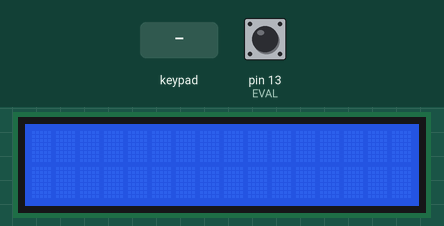
Recording of a sketch running on a simulated Arduino Uno, built with avr-gcc and run on an emulated ATmega328P. Parts: 16×2 character LCD. Wiring (inferred from the names in the program): 4×4 keypad with keys 1 5 9 * 2 6 0 / 3 7 + ( 4 8 - ): rows pin 2, pin 3, pin 4, pin 5; columns pin 6, pin 7, pin 8, pin 9. The test bench sets the inputs (shaded band); at power-on: pin 13 (EVAL) HIGH. What the sketch prints to the serial monitor is not drawn.

Above: at 1.2 s.
1.3 s: keypad keys 2 3 4 5 * pressed 0.4 s apart
At 6.2 s:
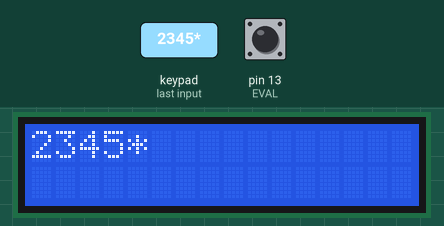
6.3 s: pin 13 (EVAL) pulled LOW for 1 s
At 7.6 s:
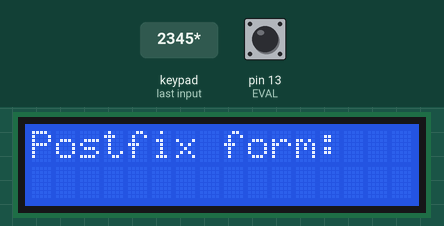
10.3 s: key '/' pressed
At 12.1 s:
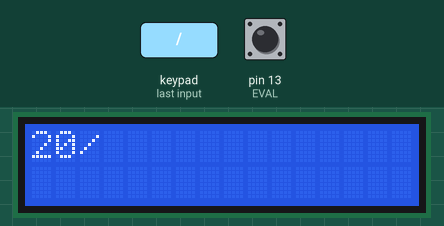
12.4 s: key '*' pressed
At 13.0 s:
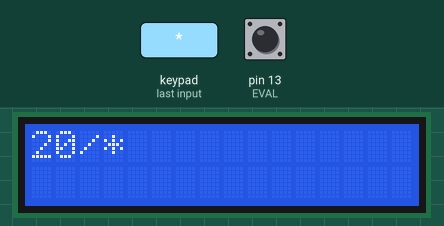
14.0 s: pin 13 (EVAL) pulled LOW for 0.15 s
At 15.4 s:
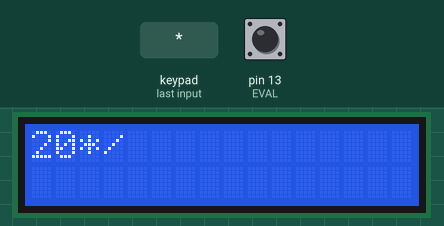
17.1 s: key '(' pressed
At 18.6 s:
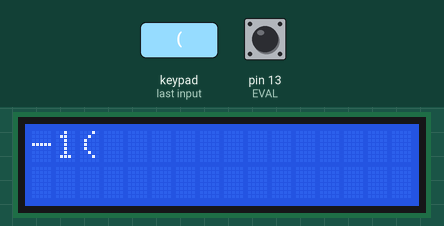
Timing chart, 0 to 20.1 s (numbered marks = the images above; inputs shaded):
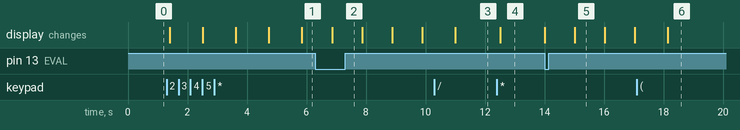

The sketch:

calculator.ino
```cpp
//define button that triggers eval
#define EVAL 13

#include <LiquidCrystal_I2C.h>
#include "postfix.h"

LiquidCrystal_I2C lcd(0x27, 16, 2);

const int rows = 4;
const int cols = 4;

//mapping the keys of the keypad to characters
char keymap[rows][cols] = {
  {'1', '5', '9', '*'},
  {'2', '6', '0', '/'},
  {'3', '7', '+', '('},
  {'4', '8', '-', ')'}
};

//row and column pins
byte rPins[rows] = {2, 3, 4, 5};
byte cPins[cols] = {6, 7, 8, 9};

Stiva stv;
Stiva Op;

String s = "";

void setup() {
  //initializing stacks for the evalutaion functions
  Init(stv);
  Init(Op);
  //init functions for the lcd
  lcd.init();
  lcd.clear();
  lcd.backlight();
  lcd.setCursor(0, 0);

  Serial.begin(9600);
  //setting every button as digital-high
  pinMode(EVAL, INPUT_PULLUP);
  for (int i = 0; i < rows; i++) {
    pinMode(rPins[i], INPUT_PULLUP);
  }
  for (int i = 0; i < cols; i++) {
    pinMode(cPins[i], OUTPUT);
    digitalWrite(cPins[i], HIGH);
  }
}


void loop() {
  char key = polling();

  if (key != ' ') {
    s.concat(key);
    lcd.clear();
    print_S(s);
  }
  if (!digitalRead(EVAL)) {
    //obtain and display postfix form of infix form
    String form = postfix(stv, s);
    print_S("Postfix form:");
    print_S(form);
    //calculate and display the result
    print_S("Result:");
    s = postfixeval(Op, form);
    print_S(s);
  }
}

//getting the value of the key pressed w/ polling
char polling() {
  char key = ' ';

  for (int i = 0; i < cols; i++) {
    //activate a column
    digitalWrite(cPins[i], LOW);

    for (int j = 0; j < rows; j++) {
      // check if any row is digital low (the coresponding button has been pressed)
      if (digitalRead(rPins[j]) == LOW) {
        delay(100);
        // debounce delay
        if (digitalRead(rPins[j]) == LOW) {
          key = keymap[j][i];
          break;
        }
      }
    }

    //deactivate column
    digitalWrite(cPins[i], HIGH);

    //exit the loop if keypress detected
    if (key != ' ') {
      break;
    }
  }

  return key;
}

//print function for the lcd to
void print_S(String s) {
  lcd.clear();
  int len = s.length();
  if (len <= 32) {
    lcd.print(s);
    Serial.println(s);
    if (len >= 16) {
      lcd.setCursor(0, 1);
      lcd.print(s.substring(16));
    }
  }
  else {
    lcd.clear();
    lcd.print("Character limit!");
    delay(400);
    lcd.clear();
    s = s.substring(0, s.length() - 1);
    print_S(s);
  }
  delay(1000);
}
```

functii.cpp
```cpp
#include"postfix.h"
//functions for a dinamically allocated stack structure
void Init(Stiva& s) {
	s = 0;
}
bool IsEmpty(Stiva s) {
	if (s)
		return 0;
	else
		return 1;
}
String Top(Stiva s) {
	return s->value;
}
void Pop(Stiva& s) {
	Element* p = new Element;
	if (!IsEmpty(s)) {
		p = s;
		p = p->next;
		free(s);
		s = p;
	}
}
void Push(Stiva& s, String x) {
	Element* p = new Element;
	p->value = x;
	p->next = s;
	s = p;
}
//function that returns the postfix form of infix expression
String postfix(Stiva& s,String sir) {
	String rez = "";
	int i = 0;
	while (i <= sir.length() - 1) {
		if (isdigit(sir[i])) {
			rez = rez + sir[i];
		}
		else
		{
			if (sir[i] == '(')
				Push(s, String(sir[i]));
			else {
				if (sir[i] == ')') {
					while (!IsEmpty(s) && Top(s) != ")") {
						if (Top(s) != "(")
							rez = rez + Top(s);
						Pop(s);
					}
				}
				else
					if (sir[i] == '+' || sir[i] == '-') {
						while (!IsEmpty(s) && (Top(s) == "*" || Top(s) == "/")) {
								rez = rez + Top(s);
							Pop(s);
						}
						Push(s, String(sir[i]));
					}
							else
							{
								Push(s, String(sir[i]));
							}
			}
		}
		i++;
	}
	while (!IsEmpty(s)) {
		rez = rez + Top(s);
		Pop(s);
	}
	return rez;
}
//function that evaluates the postfix form of an expression
String postfixeval(Stiva& Op, String forma){
int i = 0;
while (i <= forma.length() - 1) {
	if (isdigit(forma[i])) {
		Push(Op, String(forma[i]));
	}
	else
		if (!isdigit(int(forma[i]))) {
			int num1 = Top(Op).toInt();
			Pop(Op);
			int num2 = Top(Op).toInt();
			Pop(Op);
			int rez = 0;
			switch (forma[i]) {
			case '+':
				rez = (num2 + num1);
				break;
			case '-':
				rez = (num2 - num1);
				break;
			case '*':
				rez = (num2 * num1);
				break;
			case '/':
				rez = (num2 / num1);
				break;
			}
			Push(Op, String(rez));

		}
	i++;
}
return String(Top(Op));
}
```

postfix.h
```cpp
#pragma once
#include <Arduino.h>
struct Element {
	String value;
	Element* next;
};

typedef Element* Stiva;
void Init(Stiva& s);
bool IsEmpty(Stiva s);
void Pop(Stiva& s);
String Top(Stiva s);
void Push(Stiva& s, String x);
String postfix(Stiva& s,String sir);
String postfixeval(Stiva& Op,String forma);
```

Measured:
- after the input at 1.3 s, the display: first changes after 0.11 s (image 1 shows a later state)
- after the input at 6.3 s, the display: changes after 0.56 s (image 2)
- after the input at 10.3 s, the display: changes after 0.69 s (image 3)
- after the input at 12.4 s, the display: changes after 0.11 s (image 4)
- after the input at 14.0 s, the display: first changes at once (image 5 shows a later state)
- after the input at 17.1 s, the display: changes after 1.0 s (image 6)
- what the display in image 5 shows lasts 1.0 s, from 15.0 s to 16.0 s
